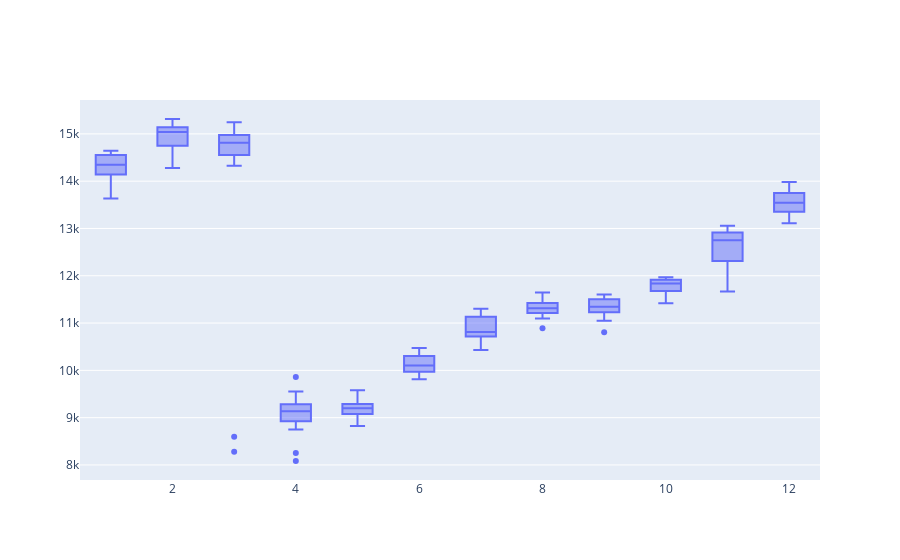

This figure's notebook cell:
### Code cell
#using plotly box plot to see how stock prices move on a per-monthly basis
#on the x axis, we have month; on the y axis, we have closing price
trace = go.Box(x = nifty_data['Month'],
              y = nifty_data['Close'])
#setup the box plot trace as the date 
data = [trace]
#plot the visualization
offline.iplot(data)

### Figure 1 — Plotly figure (JSON) as saved in the notebook; plotly's stock layout.template omitted (floating-point values rounded to 4 significant figures; data arrays with more than 128 entries replaced by an {"elided": "..."} marker saying what was removed)
{"data": [{"type": "box", "x": {"elided": "247 int values"}, "y": {"elided": "247 float values"}}], "layout": {}}
